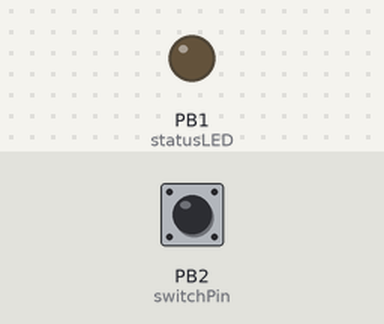
The sketch below on a simulated ATtiny85, built with avr-gcc and run on an emulated ATtiny85. Shown: output pins drawn as LEDs (lit = HIGH). The inputs (shaded band) are chosen by the test bench; at power-on: PB2 (switchPin) HIGH. Sleep ends after the set time or at an interrupt.

Above: at 1.2 s.
1.3 s: PB2 (switchPin) pulled LOW for 3.2 s
Timing chart, 0 to 7.0 s (numbered marks = the images above; inputs shaded):
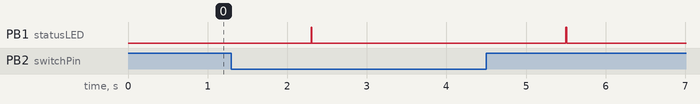

Measured:
- after the input at 1.3 s, PB1 (statusLED): alternates HIGH for 0.01 s and LOW for 3.2 s, 4 changes in all, then stays LOW, starting after 1.0 s

The sketch:

AT_TX_RCSwitch_Interrupt.ino
```cpp
/*
 * Use 8mhz internal oscillator
 */

#include <RCSwitch.h>
#include <avr/sleep.h>
#include <avr/interrupt.h>

const int switchPin = PB2;
const int statusLED = PB1;
const int txPin = PB0;


RCSwitch mySwitch = RCSwitch();

void setup() {
  mySwitch.enableTransmit(txPin);
  mySwitch.setProtocol(1);
  mySwitch.setRepeatTransmit(15);

  pinMode(switchPin, INPUT);
  digitalWrite(switchPin, HIGH);
  pinMode(statusLED, OUTPUT);
}

void loop() {
  sleep();

  mySwitch.switchOn(1, 1);
  delay(100);
  mySwitch.switchOn(1, 2);

  digitalWrite(statusLED, HIGH);
  delay(10);
  digitalWrite(statusLED, LOW);

}

void sleep() {

    GIMSK |= _BV(PCIE);                     // Enable Pin Change Interrupts
    PCMSK |= _BV(PCINT2);                   // Use PB2 as interrupt pin
    ADCSRA &= ~_BV(ADEN);                   // ADC off
    set_sleep_mode(SLEEP_MODE_PWR_DOWN);    // replaces above statement

    sleep_enable();                         // Sets the Sleep Enable bit in the MCUCR Register (SE BIT)
    sei();                                  // Enable interrupts
    sleep_cpu();                            // sleep

    cli();                                  // Disable interrupts
    PCMSK &= ~_BV(PCINT2);                  // Turn off PB2 as interrupt pin
    sleep_disable();                        // Clear SE bit
    ADCSRA |= _BV(ADEN);                    // ADC on

    sei();                                  // Enable interrupts
}

ISR(PCINT0_vect) {
    // This is called when the interrupt occurs, but I don't need to do anything in it
}
```
